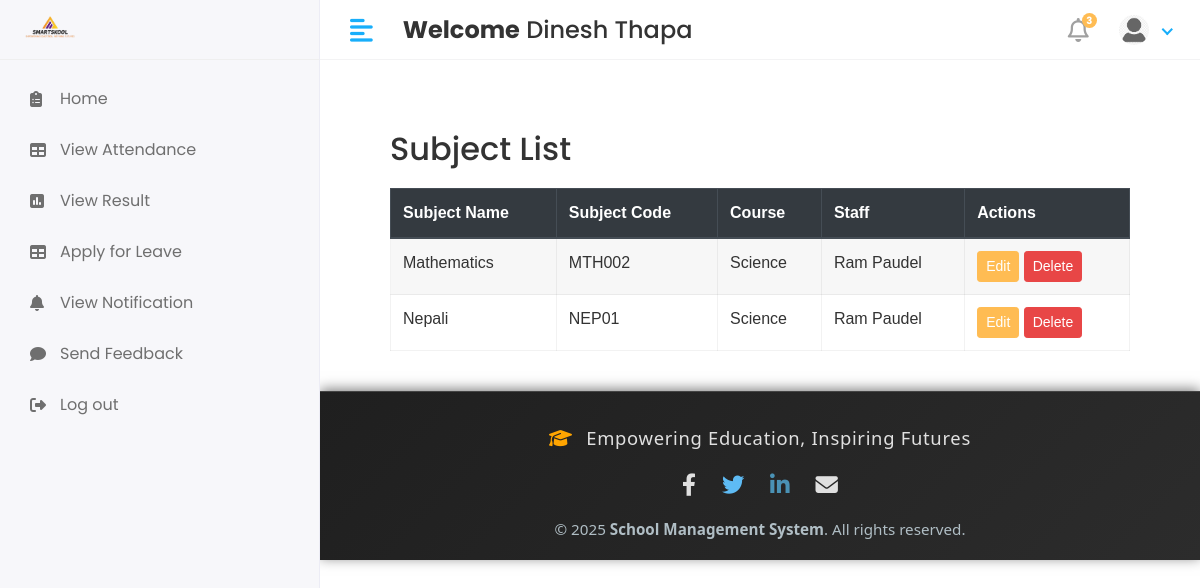
/Hod/Subject/view (signed in), run on an earlier commit of the app's database.
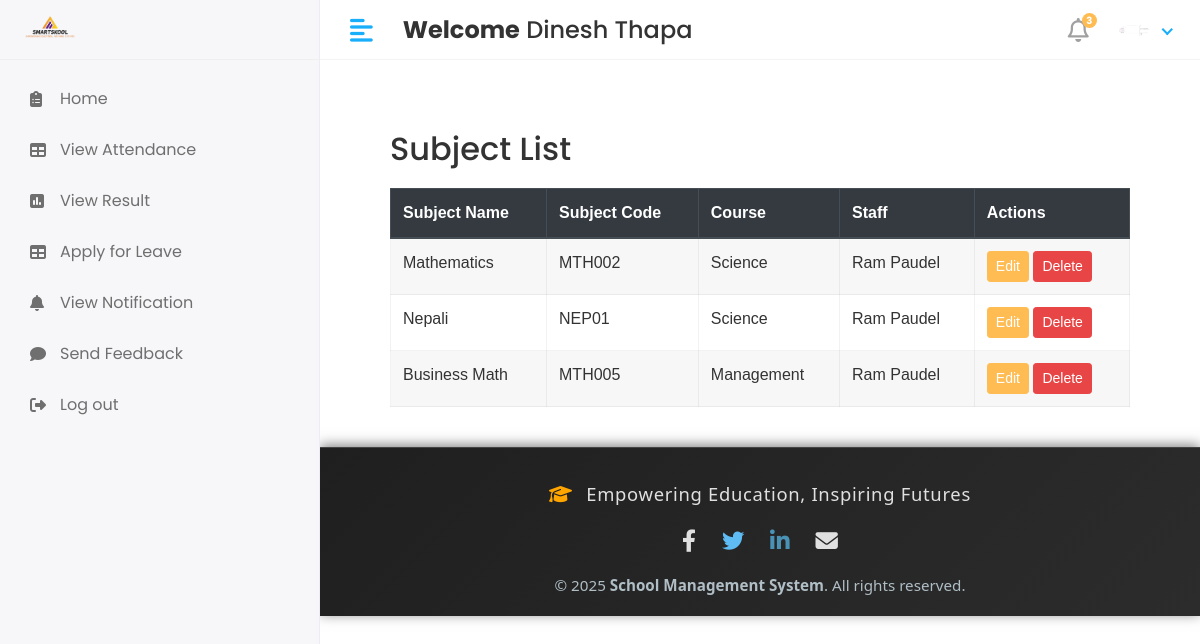
And on a later commit of the database.
### app/models.py (models this page shows, shortened)
class CustomUser(AbstractUser):
   USER= (
      (1,'hod'),
      (2,'staff'),
      (3,'student'),
    )
   user_type=models.CharField(choices=USER,max_length=50,default=1)
   profile_pic = models.ImageField(upload_to='media/profile_pics')

class subject(models.Model):
    subject_name = models.CharField(max_length=100)
    subject_code = models.CharField(max_length=10)
    course_id = models.ForeignKey(course, on_delete=models.CASCADE)
    staff_id = models.ForeignKey(staff, on_delete=models.CASCADE)
    created_at = models.DateField(auto_now_add=True,null=True)
    updated_at = models.DateField(auto_now=True)

class course(models.Model):
    course_name = models.CharField(max_length=100)
    course_code = models.CharField(max_length=10)
    course_created_date = models.DateField(auto_now_add=True)
    course_updated_date = models.DateField(auto_now=True)
    def __str__(self):
        return self.course_name

class staff(models.Model):
    admin = models.OneToOneField(CustomUser, on_delete=models.DO_NOTHING)
    address = models.TextField()
    gender = models.CharField(max_length=10)
    phone_number = models.TextField()
    created_at = models.DateField(auto_now_add=True)
    updated_at = models.DateField(auto_now=True)
    def __str__(self):
        return str(self.admin.first_name) + " " + str(self.admin.last_name)

### school_management_system/Hod_Views.py (the view)
# urls.py: path('Hod/Subject/view',Hod_Views.view_subject,name='view_subject'),
@login_required(login_url='/')
def view_subject(request):
    subject_obj = subject.objects.all()
    context = {
        'subject_obj': subject_obj,
    }
    return render(request, 'Hod/view_subject.html',context)

### templates/Hod/view_subject.html (shortened to what this page needs)
{%extends 'base.html'%}
{%block content%}
<div class="container" style="padding: 40px; font-family: Arial, sans-serif;">
    <h2 style="color: #333; margin-bottom: 20px;">Subject List</h2>
    <div class="table-responsive">
        <table id="studentTable" class="table table-striped table-bordered" style="width: 100%; background: #fff;">
            <thead class="thead-dark">
                <tr>
                    <th>Subject Name</th>
                    <th>Subject Code</th>
                    <th>Course</th>
                    <th>Staff</th>
                    <th>Actions</th>
                </tr>
            </thead>
            <tbody>
                {% for i in subject_obj %}
                <tr>
                    <td>{{ i.subject_name }}</td>
                    <td>{{ i.subject_code }}</td>
                    <td>{{ i.course_id }}</td>
                    <td>{{ i.staff_id}}</td>
                    <td>
                        <a href="{% url 'edit_subject' i.id%}" class="btn btn-primary btn-sm">Edit</a>
                        <a href="{% url 'delete_subject' i.id%}" class="btn btn-danger btn-sm" onclick="return confirm('Are you sure you want to delete this subject?');">Delete</a>
                    </td>
                </tr>
                {% endfor %}
            </tbody>
        </table>
    </div>
</div>
{% endblock %}

### templates/includes/header.html (shortened to what the changed rows need)
{% load static %}
<div class="header">
    {% if user.user_type == '1' %}
            <div class="header-left">
               <a href="" class="logo">
               <img src="{% static 'assets/img/logo1.png'%}" alt="Logo" width="80" height="80">
               </a>
               <a href="index.html" class="logo logo-small">
               <img src="{% static 'assets/img/logo1.png'%}" alt="Logo" width="80" height="80">
               </a>
            </div>
            <a href="javascript:void(0);" id="toggle_btn">
            <i class="fas fa-align-left"></i>
            </a>
            <div class="top-nav-search mt-3" >
               <h4><strong>Welcome</strong>&nbsp;<span>{{user.first_name}} {{user.last_name}}</span></h4>
            </div>
            <a class="mobile_btn" id="mobile_btn">
            <i class="fas fa-bars"></i>
            </a>
            <ul class="nav user-menu">
               <li class="nav-item dropdown noti-dropdown">
                  <a href="#" class="dropdown-toggle nav-link" data-toggle="dropdown">
                  <i class="far fa-bell"></i> <span class="badge badge-pill">3</span>
                  </a>
                  <div class="dropdown-menu notifications">
                     <div class="topnav-dropdown-header">
                        <span class="notification-title">Notifications</span>
                        <a href="javascript:void(0)" class="clear-noti"> Clear All </a>
                     </div>
                     <div class="noti-content">
                        <ul class="notification-list">
                           <li class="notification-message">
                              <a href="#">
                                 <div class="media">
                                    <span class="avatar avatar-sm">
                                    <img class="avatar-img rounded-circle" alt="User Image" src="{{ user.profile.profile_pic.url }}">
                                    </span>
                                    <div class="media-body">
                                       <p class="noti-details"><span class="noti-title">Carlson Tech</span> has approved <span class="noti-title">your estimate</span></p>
                                       <p class="noti-time"><span class="notification-time">4 mins ago</span></p>
                                    </div>
                                 </div>
                              </a>
                           </li>
                           <li class="notification-message">
                              <a href="#">
                                 <div class="media">
                                    <span class="avatar avatar-sm">
                                    <img class="avatar-img rounded-circle" alt="User Image" src="{% static 'assets/img/profiles/avatar-11.jpg'%}">
                                    </span>
                                    <div class="media-body">
                                       <p class="noti-details"><span class="noti-title">International Software Inc</span> has sent you a invoice in the amount of <span class="noti-title">$218</span></p>
                                       <p class="noti-time"><span class="notification-time">6 mins ago</span></p>
                                    </div>
                                 </div>
                              </a>
                           </li>
                           <li class="notification-message">
                              <a href="#">
                                 <div class="media">
                                    <span class="avatar avatar-sm">
                                    <img class="avatar-img rounded-circle" alt="User Image" src="{% static 'assets/img/profiles/avatar-17.jpg'%}">
                                    </span>
                                    <div class="media-body">
                                       <p class="noti-details"><span class="noti-title">John Hendry</span> sent a cancellation request <span class="noti-title">Apple iPhone XR</span></p>
                                       <p class="noti-time"><span class="notification-time">8 mins ago</span></p>
                                    </div>
                                 </div>
                              </a>
                           </li>
                           <li class="notification-message">
                              <a href="#">
                                 <div class="media">
                                    <span class="avatar avatar-sm">
                                    <img class="avatar-img rounded-circle" alt="User Image" src="{% static 'assets/img/profiles/avatar-13.jpg'%}">
                                    </span>
                                    <div class="media-body">
                                       <p class="noti-details"><span class="noti-title">Mercury Software Inc</span> added a new product <span class="noti-title">Apple MacBook Pro</span></p>
                                       <p class="noti-time"><span class="notification-time">12 mins ago</span></p>
                                    </div>
                                 </div>
                              </a>
                           </li>
                        </ul>
                     </div>
                     <div class="topnav-dropdown-footer">
                        <a href="#">View all Notifications</a>
                     </div>
                  </div>
               </li>
               <li class="nav-item dropdown has-arrow">
                  <a href="#" class="dropdown-toggle nav-link" data-toggle="dropdown">
                    <span class="user-img">
                     {% if user.profile_pic and user.profile_pic.url %}
                        <span class="user-img">
                           <img class="rounded-circle" src="{{ user.profile_pic.url }}" width="30" alt="Profile">
                           <span class="status online"></span>
                        </span>
                     {% else %}
                        <span class="user-img">
                           <img class="rounded-circle" src="{% static 'assets/img/noimg.png' %}" width="30" alt="Profile">
                           <span class="status online"></span>
                        </span>
                     {% endif %}
                                 </span>
                  </a>
                  <div class="dropdown-menu">
                     <div class="user-header">
                        <div class="avatar avatar-sm">
                           {% if user.profile_pic and user.profile_pic.url %}
                              <img src="{{ user.profile_pic.url }}" alt="User Image" class="avatar-img rounded-circle">
                           {% else %}
                              <img src="{% static 'assets/img/noimg.png' %}" alt="User Image" class="avatar-img rounded-circle">
                           {% endif %}
                        </div>
                        <div class="user-text">
                           <h6>{{user.first_name}}&nbsp; {{user.last_name}}</h6>
                           {% if user.user_type == '1' %}
                           <p class="text-muted mb-0">HOD</p>
                           {%elif user.user_type == '2' %}
                           <p class="text-muted mb-0">Staff</p>
                           {%else%}
                           <p class="text-muted mb-0">Student</p>
                           {%endif%}
                        </div>
                     </div>
                     <a class="dropdown-item" href="#">My Profile</a>
                     <a class="dropdown-item" href="inbox.html">Inbox</a>
                     <a class="dropdown-item" href={% url 'logout' %}>Logout</a>
                  </div>
               </li>
            </ul>
         {%else%}
         <div class="header-left">
              <a href="" class="logo">
               <img src="{% static 'assets/img/logo1.png'%}" alt="Logo" width="80" height="80">
               </a>
            </div>
            <a href="javascript:void(0);" id="toggle_btn">
            <i class="fas fa-align-left"></i>
            </a>
            <div class="top-nav-search mt-3" >
               <h4><strong>Welcome</strong>&nbsp;<span>{{user.first_name}} {{user.last_name}}</span></h4>
            </div>
            <ul class="nav user-menu">
               <li class="nav-item dropdown noti-dropdown">
                  <a href="#" class="dropdown-toggle nav-link" data-toggle="dropdown">
                  <i class="far fa-bell"></i> <span class="badge badge-pill">3</span>
                  </a>
               </li>
               <li class="nav-item dropdown has-arrow">
                  <a href="#" class="dropdown-toggle nav-link" data-toggle="dropdown">
                    <span class="user-img">
                     {% if user.profile_pic and user.profile_pic.url %}
                        <span class="user-img">
                           <img class="rounded-circle" src="{{ user.profile_pic.url }}" width="30" alt="Profile">
                        </span>
                     {% else %}
                        <span class="user-img">
                           <img class="rounded-circle" src="{% static 'assets/img/noimg.png' %}" width="30" alt="Profile">
                           <span class="status online"></span>
                        </span>
                     {% endif %}
                                 </span>
                  </a>
               </li>
            </ul>
         {% endif %}
</div>

What changed in the data, as far as the page shows it:
changed CustomUser "Dinesh": profile_pic: picture added in place of a placeholder
added subject: subject_name "Business Math", subject_code "MTH005", course_id "Management", staff_id "Ram Paudel"
